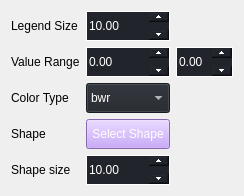
        <widget class="QWidget" name="tab_6">
         <attribute name="title">
          <string>Scatter</string>
         </attribute>
         <layout class="QGridLayout" name="gridLayout_12">
          <item row="4" column="0">
           <widget class="QLabel" name="figure_scatter_label_shape_size">
            <property name="styleSheet">
             <string notr="true">font: 16pt &quot;华文细黑&quot;;</string>
            </property>
            <property name="text">
             <string>Shape size</string>
            </property>
           </widget>
          </item>
          <item row="0" column="0">
           <widget class="QLabel" name="figure_scatter_label_legend">
            <property name="styleSheet">
             <string notr="true">font: 16pt &quot;华文细黑&quot;;</string>
            </property>
            <property name="text">
             <string>Legend Size</string>
            </property>
           </widget>
          </item>
          <item row="1" column="0">
           <widget class="QLabel" name="figure_scatter_label_range">
            <property name="styleSheet">
             <string notr="true">font: 16pt &quot;华文细黑&quot;;</string>
            </property>
            <property name="text">
             <string>Value Range</string>
            </property>
           </widget>
          </item>
          <item row="2" column="0">
           <widget class="QLabel" name="figure_scatter_label_color">
            <property name="styleSheet">
             <string notr="true">font: 16pt &quot;华文细黑&quot;;</string>
            </property>
            <property name="text">
             <string>Color Type</string>
            </property>
           </widget>
          </item>
          <item row="3" column="0">
           <widget class="QLabel" name="figure_scatter_label_shape">
            <property name="styleSheet">
             <string notr="true">font: 16pt &quot;华文细黑&quot;;</string>
            </property>
            <property name="text">
             <string>Shape</string>
            </property>
           </widget>
          </item>
          <item row="0" column="1">
           <widget class="QDoubleSpinBox" name="figure_scatter_spin_grid_size_2">
            <property name="minimumSize">
             <size>
              <width>0</width>
              <height>30</height>
             </size>
            </property>
            <property name="maximumSize">
             <size>
              <width>200</width>
              <height>16777215</height>
             </size>
            </property>
            <property name="styleSheet">
             <string notr="true">QDoubleSpinBox {
    font: 16pt &quot;华文细黑&quot;;
    color: white;
    border: 1px solid white;
background-color:rgb(33, 37, 43);
}

QDoubleSpinBox::up-button {
    height: 10px; /* 设置一个合适的高度 */
    width: 20px; /* 设置一个合适的宽度 */
    subcontrol-position: top right; /* 保持按钮在右侧 */
}

QDoubleSpinBox::down-button {
    height: 10px; /* 设置一个合适的高度 */
    width: 20px; /* 设置一个合适的宽度 */
    subcontrol-position: bottom right; /* 保持按钮在右侧 */
}</string>
            </property>
            <property name="maximum">
             <double>100000.000000000000000</double>
            </property>
            <property name="value">
             <double>10.000000000000000</double>
            </property>
           </widget>
          </item>
          <item row="1" column="1">
           <widget class="QDoubleSpinBox" name="figure_scatter_color_min_2">
            <property name="minimumSize">
             <size>
              <width>0</width>
              <height>30</height>
             </size>
            </property>
            <property name="maximumSize">
             <size>
              <width>200</width>
              <height>16777215</height>
             </size>
            </property>
            <property name="styleSheet">
             <string notr="true">QDoubleSpinBox {
    font: 16pt &quot;华文细黑&quot;;
    color: white;
    border: 1px solid white;
background-color:rgb(33, 37, 43);
}

QDoubleSpinBox::up-button {
    height: 10px; /* 设置一个合适的高度 */
    width: 20px; /* 设置一个合适的宽度 */
    subcontrol-position: top right; /* 保持按钮在右侧 */
}

QDoubleSpinBox::down-button {
    height: 10px; /* 设置一个合适的高度 */
    width: 20px; /* 设置一个合适的宽度 */
    subcontrol-position: bottom right; /* 保持按钮在右侧 */
}</string>
            </property>
           </widget>
          </item>
          <item row="1" column="2">
           <widget class="QDoubleSpinBox" name="figure_scatter_color_max_2">
            <property name="minimumSize">
             <size>
              <width>0</width>
              <height>30</height>
             </size>
            </property>
            <property name="maximumSize">
             <size>
              <width>200</width>
              <height>16777215</height>
             </size>
            </property>
            <property name="styleSheet">
             <string notr="true">QDoubleSpinBox {
    font: 16pt &quot;华文细黑&quot;;
    color: white;
    border: 1px solid white;
background-color:rgb(33, 37, 43);
}

QDoubleSpinBox::up-button {
    height: 10px; /* 设置一个合适的高度 */
    width: 20px; /* 设置一个合适的宽度 */
    subcontrol-position: top right; /* 保持按钮在右侧 */
}

QDoubleSpinBox::down-button {
    height: 10px; /* 设置一个合适的高度 */
    width: 20px; /* 设置一个合适的宽度 */
    subcontrol-position: bottom right; /* 保持按钮在右侧 */
}</string>
            </property>
           </widget>
          </item>
          <item row="4" column="1">
           <widget class="QDoubleSpinBox" name="figure_scatter_spin_shape_size_2">
            <property name="minimumSize">
             <size>
              <width>0</width>
              <height>30</height>
             </size>
            </property>
            <property name="styleSheet">
             <string notr="true">QDoubleSpinBox {
    font: 16pt &quot;华文细黑&quot;;
    color: white;
    border: 1px solid white;
background-color:rgb(33, 37, 43);
}

QDoubleSpinBox::up-button {
    height: 10px; /* 设置一个合适的高度 */
    width: 20px; /* 设置一个合适的宽度 */
    subcontrol-position: top right; /* 保持按钮在右侧 */
}

QDoubleSpinBox::down-button {
    height: 10px; /* 设置一个合适的高度 */
    width: 20px; /* 设置一个合适的宽度 */
    subcontrol-position: bottom right; /* 保持按钮在右侧 */
}</string>
            </property>
            <property name="maximum">
             <double>100000.000000000000000</double>
            </property>
            <property name="value">
             <double>10.000000000000000</double>
            </property>
           </widget>
          </item>
          <item row="2" column="1">
           <widget class="QComboBox" name="figure_scatter_como_color_2">
            <property name="minimumSize">
             <size>
              <width>0</width>
              <height>30</height>
             </size>
            </property>
            <property name="maximumSize">
             <size>
              <width>200</width>
              <height>16777215</height>
             </size>
            </property>
            <property name="styleSheet">
             <string notr="true">font: 16pt &quot;华文细黑&quot;;
background-color:rgb(33, 37, 43);

color:white;</string>
            </property>
            <item>
             <property name="text">
              <string>bwr</string>
             </property>
            </item>
            <item>
             <property name="text">
              <string>binary</string>
             </property>
            </item>
            <item>
             <property name="text">
              <string>Blues</string>
             </property>
            </item>
            <item>
             <property name="text">
              <string>Greys</string>
             </property>
            </item>
            <item>
             <property name="text">
              <string>inferno</string>
             </property>
            </item>
            <item>
             <property name="text">
              <string>Oranges</string>
             </property>
            </item>
            <item>
             <property name="text">
              <string>RaBu</string>
             </property>
            </item>
            <item>
             <property name="text">
              <string>viridis</string>
             </property>
            </item>
           </widget>
          </item>
          <item row="3" column="1">
           <widget class="QPushButton" name="figure_scatter_btn_shape_2">
            <property name="minimumSize">
             <size>
              <width>0</width>
              <height>30</height>
             </size>
            </property>
            <property name="styleSheet">
             <string notr="true">background-color: rgb(189,147,249);
color:white;
font: 16pt &quot;华文细黑&quot;;</string>
            </property>
            <property name="text">
             <string>Select Shape</string>
            </property>
           </widget>
          </item>
         </layout>
        </widget>
